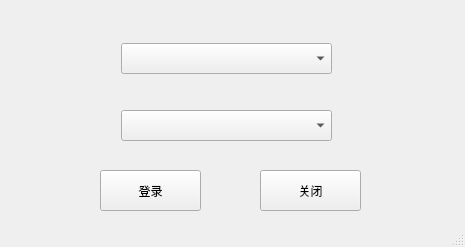
<?xml version="1.0" encoding="UTF-8"?>
<ui version="4.0">
 <class>MainWindow</class>
 <widget class="QMainWindow" name="MainWindow">
  <property name="geometry">
   <rect>
    <x>0</x>
    <y>0</y>
    <width>465</width>
    <height>247</height>
   </rect>
  </property>
  <property name="cursor">
   <cursorShape>ArrowCursor</cursorShape>
  </property>
  <property name="windowTitle">
   <string>售后登录</string>
  </property>
  <widget class="QWidget" name="centralwidget">
   <widget class="QComboBox" name="gongsi">
    <property name="geometry">
     <rect>
      <x>121</x>
      <y>43</y>
      <width>211</width>
      <height>31</height>
     </rect>
    </property>
    <property name="editable">
     <bool>false</bool>
    </property>
    <property name="currentText">
     <string/>
    </property>
   </widget>
   <widget class="QComboBox" name="shouhou">
    <property name="geometry">
     <rect>
      <x>121</x>
      <y>110</y>
      <width>211</width>
      <height>31</height>
     </rect>
    </property>
    <property name="currentText">
     <string/>
    </property>
   </widget>
   <widget class="QPushButton" name="login">
    <property name="geometry">
     <rect>
      <x>100</x>
      <y>170</y>
      <width>101</width>
      <height>41</height>
     </rect>
    </property>
    <property name="text">
     <string>登录</string>
    </property>
   </widget>
   <widget class="QPushButton" name="close">
    <property name="geometry">
     <rect>
      <x>260</x>
      <y>170</y>
      <width>101</width>
      <height>41</height>
     </rect>
    </property>
    <property name="text">
     <string>关闭</string>
    </property>
   </widget>
  </widget>
  <widget class="QStatusBar" name="statusbar"/>
 </widget>
 <resources/>
 <connections>
  <connection>
   <sender>close</sender>
   <signal>clicked()</signal>
   <receiver>MainWindow</receiver>
   <slot>close()</slot>
   <hints>
    <hint type="sourcelabel">
     <x>317</x>
     <y>190</y>
    </hint>
    <hint type="destinationlabel">
     <x>373</x>
     <y>127</y>
    </hint>
   </hints>
  </connection>
 </connections>
 <slots>
  <slot>slot1()</slot>
 </slots>
</ui>
